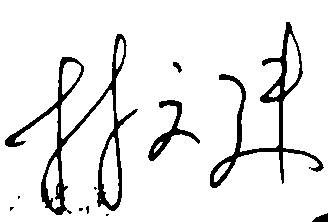
#> input picture test_cleaned_display.png, 328 x 222 px
$ python -i stroke_analyzer.py   (imports and definitions only)
#> lines starting #> are read from the running program, lines starting #| are printed output that depends on the picture; after the words box and inside, x2 and y2 are one past the last pixel; in counts of white or black regions, pixels touching at a corner belong together
#> further down, picture is the input picture: shape (222, 328, 3); 91.2% white; 11 black regions (6 under 20 px), largest, box (x1, y1, x2, y2) and area: (5, 34, 138, 215) 3168, (210, 22, 324, 188) 2357, (148, 100, 200, 161) 692, (312, 213, 328, 222) 91, (173, 62, 182, 73) 51
"""
签名笔画特征提取和快速过滤模块

通过提取签名的基本笔画特征(笔画数量、密度、宽高比等)进行快速过滤,
识别明显不同的签名,避免不必要的深度学习计算。
"""

import cv2
import numpy as np
from typing import Dict, Tuple, Optional


class SignatureStrokeAnalyzer:
    """签名笔画特征分析器"""

    def __init__(self):
        """初始化分析器"""
        pass

    def extract_features(self, image: np.ndarray) -> Dict:
        """
        提取签名的笔画特征

        Args:
            image: 输入图像 (numpy array, BGR 格式)

        Returns:
            特征字典,包含:
            - stroke_count: 笔画数量(连通域数量)
            - total_pixels: 签名像素总数
            - density: 签名密度(签名像素占比)
            - aspect_ratio: 宽高比
            - bbox_area: 外接矩形面积
            - avg_stroke_length: 平均笔画长度
            - stroke_thickness: 平均笔画粗细
        """
        # 转为灰度图
        if len(image.shape) == 3:
            gray = cv2.cvtColor(image, cv2.COLOR_BGR2GRAY)
        else:
            gray = image.copy()

        # 二值化 (假设背景是白色,签名是黑色)
        # 如果是白底黑字,直接阈值化;如果是黑底白字,需要反转
        mean_val = np.mean(gray)
#> mean_val = 232.5
        if mean_val > 127:  # 白底黑字
            _, binary = cv2.threshold(gray, 0, 255, cv2.THRESH_BINARY_INV + cv2.THRESH_OTSU)
        else:  # 黑底白字
            _, binary = cv2.threshold(gray, 0, 255, cv2.THRESH_BINARY + cv2.THRESH_OTSU)

        # 对小尺寸/低墨迹裁剪：MORPH_OPEN(3x3) 很容易把细笔画直接抹掉，导致 stroke_count=0
        h, w = binary.shape[:2]
#> h = 222; w = 328
        min_dim = min(h, w)
#> min_dim = 222
        kernel_size = 3 if min_dim >= 80 else 2
#> kernel_size = 3
        kernel = cv2.getStructuringElement(cv2.MORPH_RECT, (kernel_size, kernel_size))
#> kernel = [[1, 1, 1], [1, 1, 1], [1, 1, 1]]

        total_pixels_raw = int(np.sum(binary > 0))
#> total_pixels_raw = 6414
        if total_pixels_raw < 200:
            # 低墨迹时优先做闭运算连接断点，避免开运算误删
            binary = cv2.morphologyEx(binary, cv2.MORPH_CLOSE, kernel)
        else:
            # 正常情况下用开运算去噪
            binary = cv2.morphologyEx(binary, cv2.MORPH_OPEN, kernel)
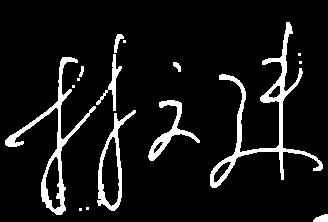
#> binary: shape (222, 328); 8.4% white; 16 white regions (7 under 20 px), largest, box (x1, y1, x2, y2) and area: (210, 22, 323, 188) 2256, (5, 57, 96, 215) 1669, (97, 110, 136, 211) 850

        # 1. 计算签名像素总数
        total_pixels = int(np.sum(binary > 0))
#> total_pixels = 6105

        # 2. 计算密度
        total_area = binary.shape[0] * binary.shape[1]
#> total_area = 72816
        density = total_pixels / total_area if total_area > 0 else 0
#> density = 0.0838

        # 3. 找到签名的外接矩形
        coords = cv2.findNonZero(binary)
#> coords = contour of 6105 points, box (x1, y1, x2, y2) (5, 22, 328, 222), area 26876
        # 墨迹太少/几乎空白：笔画特征不可靠，直接标记 invalid，交给深度模型
        if coords is None or len(coords) < 10 or total_pixels < 50:
            # 图像太空或没有签名
            return {
                'stroke_count': 0,
                'total_pixels': int(total_pixels),
                'density': float(density),
                'aspect_ratio': 0,
                'bbox_area': 0,
                'avg_stroke_length': 0,
                'stroke_thickness': 0,
                'valid': False
            }

        x, y, w, h = cv2.boundingRect(coords)
#> x = 5; y = 22; w = 323; h = 200
        bbox_area = w * h
#> bbox_area = 64600
        aspect_ratio = w / h if h > 0 else 0
#> aspect_ratio = 1.61

        # 4. 检测连通域(笔画数量)
        num_labels, labels, stats, centroids = cv2.connectedComponentsWithStats(binary, connectivity=8)
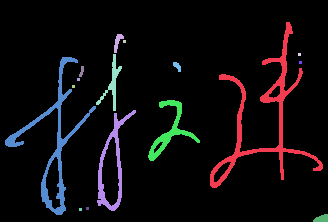
#> labels: shape (222, 328) int32; 17 distinct labels, from 0 to 16; one colour per label, 0 black
#> num_labels = 17; stats = 17 rows, first 6: [0, 0, 328, 222, 66711], [210, 22, 113, 166, 2256], [114, 34, 10, 19, 88], [123, 40, 3, 3, 9], [298, 53, 3, 3, 9], [96, 54, 26, 57, 317]; centroids = 17 rows, first 8: [163.6, 108.8], [263.7, 116.5], [117.3, 41.47], [124, 41], [299, 54], [111.9, 83.08], [52.67, 141.5], [300, 62]
        # 减去背景(标签0)
        stroke_count = num_labels - 1
#> stroke_count = 16

        # 过滤掉太小的连通域(噪点)
        # 使用与图像面积相关的阈值，避免小图/细笔画全被当作噪点
        min_area = max(3, int(total_area * 0.0002))
#> min_area = 14
        valid_strokes = 0
        total_stroke_area = 0

        for i in range(1, num_labels):  # 跳过背景
            area = stats[i, cv2.CC_STAT_AREA]
            if area >= min_area:
                valid_strokes += 1
                total_stroke_area += area
#> this loop made 16 passes
#> (area, total_stroke_area) on passes 1, 2, 5, 6, 8, 9, 12, 13, 16: (2256, 2256), (88, 2344), (317, 2661), (1669, 4330), (48, 4378), (34, 4412), (691, 5103), (850, 5953), (89, 6042)
#> after the loop, total_stroke_area = 6042; valid_strokes = 9

        stroke_count = valid_strokes
#> stroke_count = 9

        # 连通域全被过滤掉：说明笔画非常细碎/图像过小，特征不可靠，避免触发快速拒绝
        # （否则会出现 stroke_count=0 vs 2 这类 100% 差异误杀同一人的签名）
        if stroke_count == 0:
            return {
                'stroke_count': 0,
                'total_pixels': int(total_pixels),
                'density': float(density),
                'aspect_ratio': float(aspect_ratio),
                'bbox_area': int(bbox_area),
                'avg_stroke_length': 0,
                'stroke_thickness': 0,
                'valid': False
            }

        # 5. 估算平均笔画长度
        # 使用骨架化来估算笔画长度
        try:
            skeleton = cv2.ximgproc.thinning(binary, thinningType=cv2.ximgproc.THINNING_ZHANGSUEN)
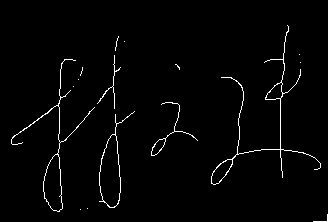
#> skeleton: shape (222, 328); 1.9% white in thin lines or dots, all inside (x1, y1, x2, y2) = (11, 25, 328, 222)
        except:
            # 如果ximgproc不可用,使用形态学操作近似
            kernel = np.ones((3,3), np.uint8)
            skeleton = cv2.morphologyEx(binary, cv2.MORPH_ERODE, kernel, iterations=1)

        skeleton_pixels = np.sum(skeleton > 0)
#> skeleton_pixels = 1376
        avg_stroke_length = skeleton_pixels / stroke_count if stroke_count > 0 else 0
#> avg_stroke_length = 152.9

        # 6. 估算平均笔画粗细
        stroke_thickness = total_pixels / skeleton_pixels if skeleton_pixels > 0 else 1
#> stroke_thickness = 4.44

        features = {
            'stroke_count': int(stroke_count),
            'total_pixels': int(total_pixels),
            'density': float(density),
            'aspect_ratio': float(aspect_ratio),
            'bbox_area': int(bbox_area),
            'avg_stroke_length': float(avg_stroke_length),
            'stroke_thickness': float(stroke_thickness),
            'valid': True
        }
#> features = {'stroke_count': 9, 'total_pixels': 6105, 'density': 0.0838, 'aspect_ratio': 1.61, 'bbox_area': 64600, 'avg_stroke_length': 152.9, 'stroke_thickness': 4.44, 'valid': True}

        return features

    # [146 lines left out: functions calculate_difference, should_fast_reject, quick_signature_check, not called in this run]

>>> import cv2
>>> picture = cv2.imread('../test_cleaned_display.png')
>>> result = SignatureStrokeAnalyzer().extract_features(picture)
#> result has the same summary as features in extract_features

$ run again, on test_keypoints_auto.png
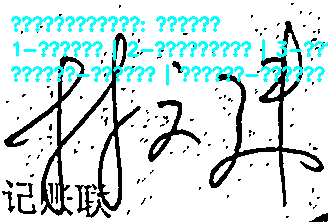
#> input picture test_keypoints_auto.png, 328 x 222 px
#> picture is the input picture: shape (222, 328, 3); mean B, G, R 225.9, 225.9, 208.8
#> mean_val = 220.8
#> in extract_features, `_, binary = cv2.threshold(gray, 0, 255, cv2.THRESH_BINARY_INV + cv2.TH..`:
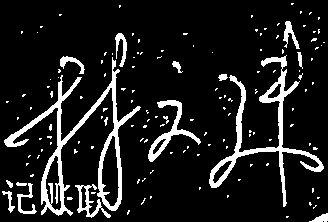
#> binary: shape (222, 328); 11.4% white; 140 white regions (123 under 20 px), largest, box (x1, y1, x2, y2) and area: (4, 57, 141, 216) 3067, (209, 55, 324, 207) 2249, (148, 100, 201, 162) 679
#> total_pixels_raw = 8299
#> total_pixels = 7096
#> density = 0.0975
#> coords = contour of 7096 points, box (x1, y1, x2, y2) (4, 21, 328, 222), area 26118
#> in extract_features, `x, y, w, h = cv2.boundingRect(coords)`: x = 4; y = 21; w = 324; h = 201
#> bbox_area = 65124
#> aspect_ratio = 1.61
#> labels: shape (222, 328) int32; 35 distinct labels, from 0 to 34
#> num_labels = 35; stats = 35 rows, first 6: [0, 0, 328, 222, 65720], [284, 21, 9, 20, 111], [115, 33, 12, 34, 168], [292, 35, 7, 14, 50], [313, 38, 3, 3, 9], [298, 52, 4, 14, 48]; centroids = 35 pairs, first value 9.45 to 321.2, second value 29.84 to 218
#> in extract_features, `stroke_count = num_labels - 1`: stroke_count = 34
#> the loop in extract_features, `for i in range(1, num_labels):` made 34 passes
#> (area, total_stroke_area) on passes 1, 2, 3, 5, 6, 7, 8, 9: (111, 111), (168, 279), (50, 329), (48, 377), (154, 531), (154, 685), (24, 709), (46, 755)
#> after the loop in extract_features, `for i in range(1, num_labels):`: total_stroke_area = 7024; valid_strokes = 27
#> in extract_features, `skeleton = cv2.ximgproc.thinning(binary, thinningType=cv2.ximgproc.THI..`:
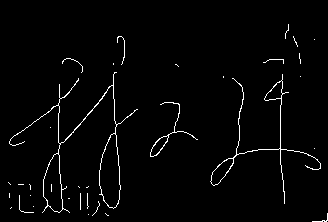
#> skeleton: shape (222, 328); 2.2% white in thin lines or dots, all inside (x1, y1, x2, y2) = (8, 24, 328, 222)
#> skeleton_pixels = 1568
#> avg_stroke_length = 58.07
#> stroke_thickness = 4.53
#> features = {'stroke_count': 27, 'total_pixels': 7096, 'density': 0.0975, 'aspect_ratio': 1.61, 'bbox_area': 65124, 'avg_stroke_length': 58.07, 'stroke_thickness': 4.53, 'valid': True}
#> result has the same summary as features in extract_features
